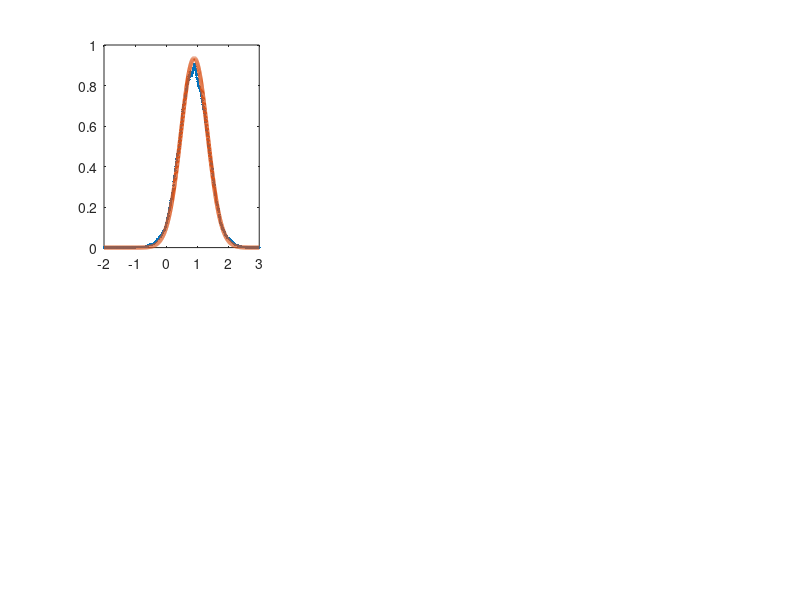

This figure's MATLAB source: (Note: this script raises an error after producing the figure.)
function particle_propagation_ex1()

close all; clc;

aSys	= 1;
dt_		= 0.1;
dx_		= 0.5;

xHat	= 1;
P		= 0.1;
Q		= 0.1;
R		= 100;
G		= 1;

nParticles	= 1000;
particles	= xHat + sqrt(P)*randn(1, nParticles);
weights_	= (1 / nParticles)*ones(1, nParticles);

weights_*particles'

figure;
xPlot	= linspace(-2, 3, 1000);
% weight_ = (1 / nParticles);
for m1 = 1:6
	
	%----- These steps are for comparison / evaluation, not part
	% 	of the particle filter itself
	A	= exp(-aSys*dt_);
	xHat= A*xHat;
	P	= A*P*A' + G*Q*G';
	z	= measurement_model(xHat, sqrt(R)*randn);		% a measurement
	%-----------------------------------------------------------

	for m2 = 1:nParticles
		particles(m2)	= one_step_update(particles(m2), sqrt(Q)*randn);
		zHati			= measurement_model(particles(m2), 0);				% assuming zero mean measurement error
		weights_(m2)	= weights_(m2) * (1 / sqrt(2*pi*R)) * exp(-0.5*(z - zHati)^2 / R);
	end
	weights_	= weights_ / sum(weights_);
	
	particleDensity		= zeros(length(xPlot), 1);
	for m2 = 1:nParticles
		xIndex		= (xPlot >= particles(m2) - dx_ / 2) & (xPlot <= particles(m2) + dx_ / 2);
% 		particleDensity(xIndex) = particleDensity(xIndex) + (1 / nParticles)/dx_;
		particleDensity(xIndex) = particleDensity(xIndex) + weights_(m2)/dx_;
	end
	
	% Resampling needed
	
	yPlot	= normpdf(xPlot, xHat, sqrt(P));
	axString= ['$k = ' num2str(m1) '$'];
	subplot(2, 3, m1);
	plot(xPlot, particleDensity, '.'); hold on;
	plot(xPlot, yPlot, 'LineWidth', 3);
	make_nice_figures(gcf, gca, 14, axString, '$x$', '$p_X(x)$', [], [], [], [-2 3], [0 1.1])
end

	function xk_ = one_step_update(xkMinus1_, wkMinus1_)
		xk_	= exp(-aSys*dt_)*xkMinus1_ + wkMinus1_;
	end

	function zk_ = measurement_model(xk_, vk_)
		zk_	= xk_ + vk_;
	end

end
